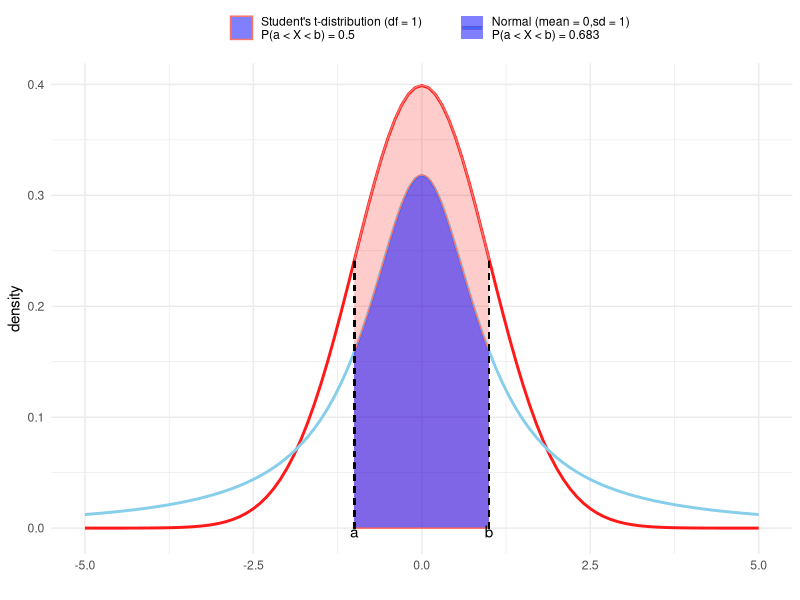
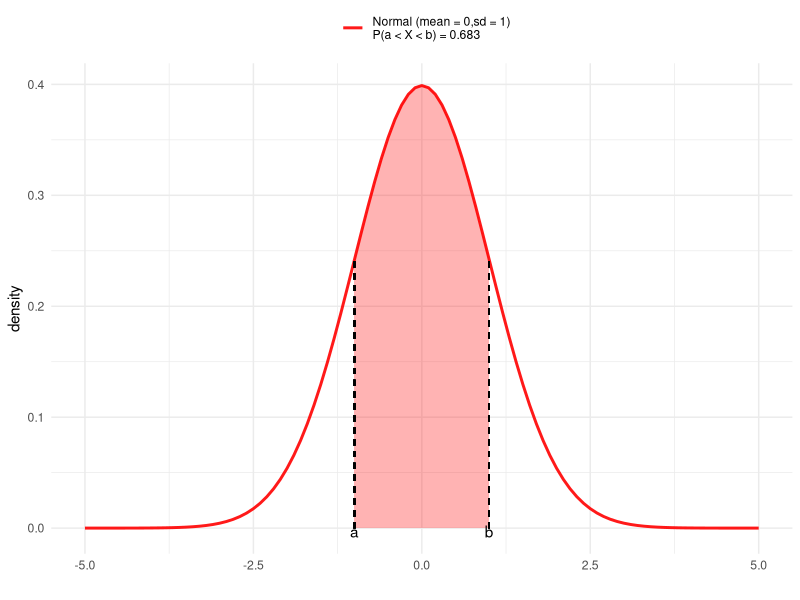
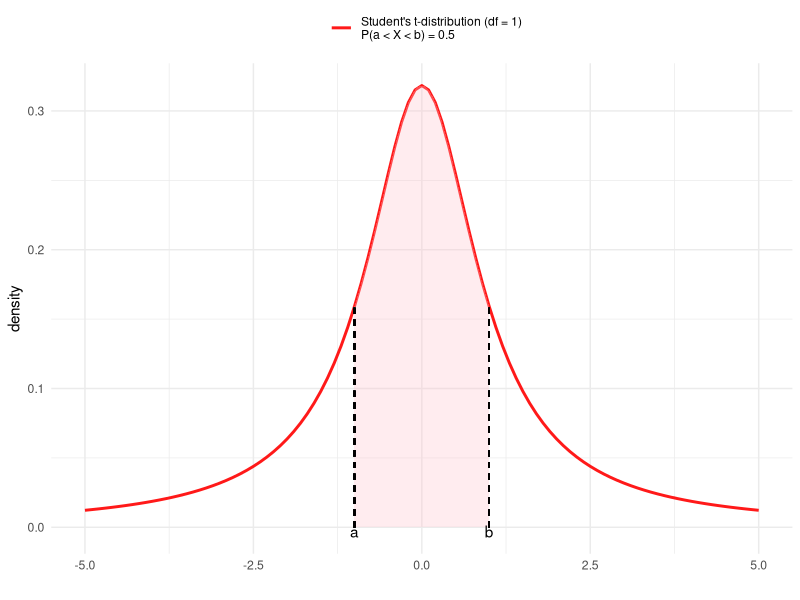

These figures' R source, in order:
## ---- chunk 1
knitr::opts_chunk$set(echo = TRUE)

require(ggplot2)
theme_set(theme_bw())
## ---- chunk 2
PlotDens <- function(a = -1, b = 1, mean = 0, sd = 1, df = 1) {
  require(ggplot2)
  theme_set(theme_minimal())
x_value <-  seq(-5,5, length = 200)
ggplot(data.frame(x_value), aes(x = x_value, linetype = paste0("Normal (mean = ", mean, ",sd = ", sd,")\nP(a < X < b) = ", round(pnorm(a, mean = mean, sd = sd,  lower.tail = FALSE) - pnorm(b,mean = mean, sd = sd, lower.tail = FALSE),3)), color = paste0("Student's t-distribution (df = ", df, ")\nP(a < X < b) = ", round(pt(a, df = df  ,lower.tail = FALSE) - pt(b,df = df  ,lower.tail = FALSE),3))))+
  stat_function(fun = dnorm, args = list(mean = mean, sd = sd), col = "red", size = 1, alpha = 0.9)+
  stat_function(geom = "area", fill = "red", alpha = 0.2, fun = dnorm, args = list(mean = mean, sd = sd), xlim = c(a,b), show.legend = FALSE)+
  stat_function(fun = dt, args = list(df), col = "skyblue", size = 1, alpha = 1)+
  stat_function(geom = "area", fill = "blue", alpha = 0.5, fun = dt, args = list(df = df), xlim = c(a,b))+
  geom_segment(x = a, y = 0, xend = a, yend = dnorm(a, mean = mean, sd = sd), linetype = 2, col = 1)+
  geom_segment(x = b, y = 0, xend =b, yend = dnorm(b, mean = mean, sd = sd), linetype = 2, col = 1)+
  annotate("text", x=a, y =-0.003, label = "a")+
  annotate("text", x = b, y = -0.003, label = "b")+
  labs(x = "", y = "density", linetype = "", color = "  ")+
theme(legend.position = "top")
}

PlotDens()
## ---- chunk 3
PlotDensn <- function(a = -1, b = 1, mean = 0, sd = 1) {
  require(ggplot2)
  theme_set(theme_minimal())
x_value <-  seq(-5,5, length = 200)
ggplot(data.frame(x_value), aes(x = x_value, linetype = paste0("Normal (mean = ", mean, ",sd = ", sd,")\nP(a < X < b) = ", round(pnorm(a, mean = mean, sd = sd,  lower.tail = FALSE) - pnorm(b,mean = mean, sd = sd, lower.tail = FALSE),3))))+
  stat_function(fun = dnorm, args = list(mean = mean, sd = sd), col = "red", size = 1, alpha = 0.9)+
  stat_function(geom = "area", fill = "red", alpha = 0.3, fun = dnorm, args = list(mean = mean, sd = sd), xlim = c(a,b), show.legend = FALSE)+
  geom_segment(x = a, y = 0, xend = a, yend = dnorm(a, mean = mean, sd = sd), linetype = 2, col = 1)+
  geom_segment(x = b, y = 0, xend =b, yend = dnorm(b, mean = mean, sd = sd), linetype = 2, col = 1)+
  annotate("text", x=a, y =-0.003, label = "a")+
  annotate("text", x = b, y = -0.003, label = "b")+
  labs(x = "", y = "density", linetype = "", color = "  ")+
theme(legend.position = "top")
}

PlotDensn()
## ---- chunk 4
PlotDenst <- function(a = -1, b = 1, df = 1) {
  require(ggplot2)
  theme_set(theme_minimal())
x_value <-  seq(-5,5, length = 200)
ggplot(data.frame(x_value), 
       aes(x = x_value, 
           linetype = paste0("Student's t-distribution (df = ", 
                          df,
                          ")\nP(a < X < b) = ", 
                          round(pt(a, df = df  ,lower.tail = FALSE) - pt(b,df = df  ,lower.tail = FALSE),3))))+
  stat_function(fun = dt, args = list(df), col = "red", size = 1, alpha = 0.9)+
  stat_function(geom = "area", fill = "pink", alpha = 0.3, fun = dt, args = list(df = df), xlim = c(a,b), show.legend = FALSE)+
  geom_segment(x = a, y = 0, xend = a, yend = dt(a, df = df), linetype = 2, col = 1)+
  geom_segment(x = b, y = 0, xend =b, yend = dt(b, df = df), linetype = 2, col = 1)+
  annotate("text", x=a, y =-0.003, label = "a")+
  annotate("text", x = b, y = -0.003, label = "b")+
  labs(x = "", y = "density", linetype = "")+
theme(legend.position = "top")
}
PlotDenst()
